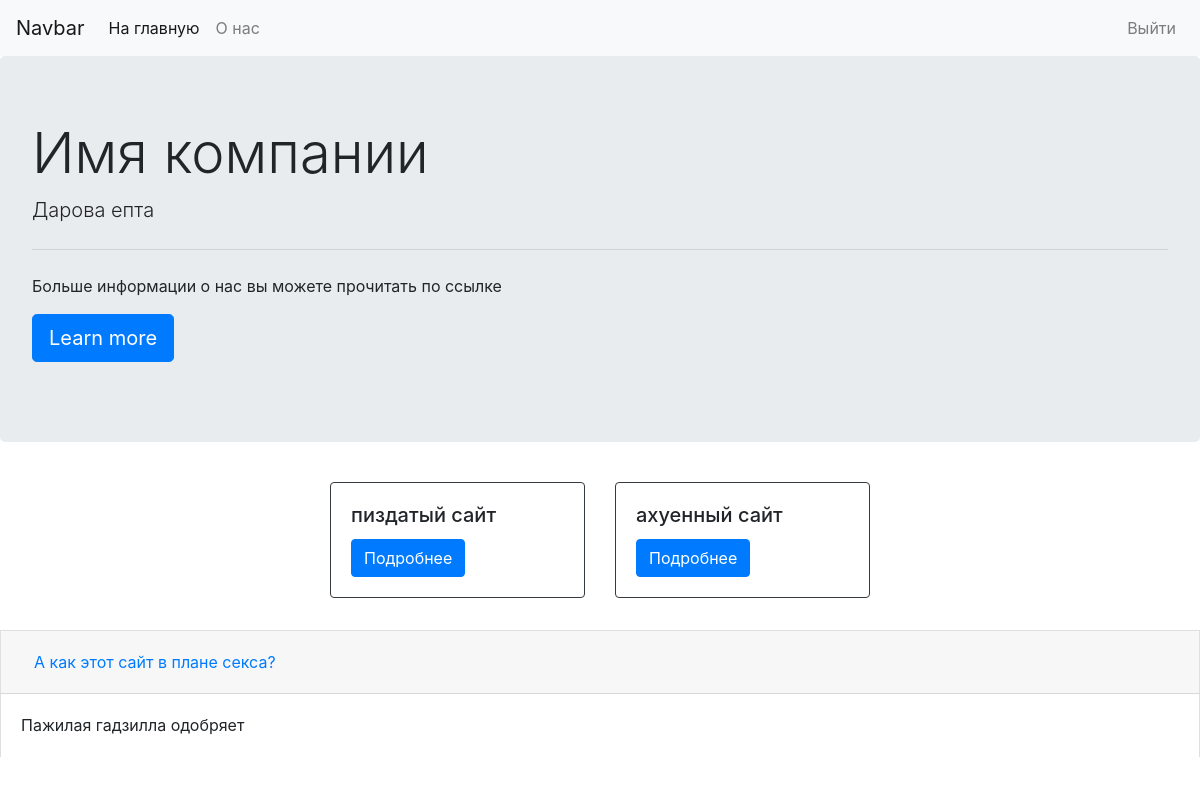
The app's page / (signed in) with its own data.
### app/models.py (models this page shows, shortened)
class About(models.Model):
    short_description = models.TextField()
    full_description = models.TextField()

class Offer(models.Model):
    name = models.CharField(max_length=200, unique=True)
    link = models.CharField(max_length=10, unique=True)
    description = models.TextField()

class Question(models.Model):
    question = models.CharField(max_length=200)
    answer = models.TextField()

### app/views.py (the view)
# urls.py: path('', views.index),
def index(request):
    info = About.objects.first()
    offers = Offer.objects.all()
    questions = Question.objects.all()
    context = {
        'description': info.short_description,
        'offers': offers,
        'questions': questions
    }
    return render(request, 'index.html', context)

### templates/index.html (shortened to what this page needs)
<!DOCTYPE html>
<html lang="en">
  <head>
    <link rel="stylesheet" href="https://stackpath.bootstrapcdn.com/bootstrap/4.3.1/css/bootstrap.min.css">
  </head>
  <body>
  <nav class="navbar navbar-expand-lg navbar-light bg-light">
  <a class="navbar-brand" href="#">Navbar</a>
  <div class="collapse navbar-collapse" id="navbarSupportedContent">
    <ul class="navbar-nav mr-auto">
      <li class="nav-item active">
        <a class="nav-link" href="/">На главную <span class="sr-only">(current)</span></a>
      </li>
      <li class="nav-item">
        <a class="nav-link" href="/about/">О нас</a>
      </li>
    </ul>
    <ul class="navbar-nav ustify-content-end">
        {% if user.is_authenticated %}
      <li class="nav-item ">
          <a href="/accounts/logout/" class="nav-link">Выйти</a>
      </li>
        {% endif %}
    </ul>
  </div>
</nav>
<div class="jumbotron">
  <h1 class="display-4">Имя компании</h1>
  <p class="lead">{{ description }}</p>
  <hr class="my-4">
  <p>Больше информации о нас вы можете прочитать по ссылке</p>
  <p class="lead">
    <a class="btn btn-primary btn-lg" href="/about/" role="button">Learn more</a>
  </p>
</div>
<div class="container">
  <div class="row justify-content-md-center">
    {% for offer in offers %}
    <div class="col-12 col-sm-6 col-lg-4 col-xl-3 my-2 ">
        <div class="card border-dark">
            <div class="card-body">
                <h5 class="card-title">{{ offer.name }}</h5>
                <a href="/offer/{{ offer.link }}" class="btn btn-primary">Подробнее</a>
            </div>
        </div>
    </div>
    {% endfor %}
    </div>
</div>
<br>
  {% for item in questions %}
<div class="accordion" id="accordionExample">
  <div class="card">
    <div class="card-header" id="headingOne">
      <h5 class="mb-0">
        <button class="btn btn-link" type="button" data-toggle="collapse" data-target="#collapseOne" aria-expanded="true" aria-controls="collapseOne">
          {{ item.question }}
        </button>
      </h5>
    </div>
    <div id="collapseOne" class="collapse show" aria-labelledby="headingOne" data-parent="#accordionExample">
      <div class="card-body">
          {{ item.answer }}
      </div>
    </div>
  </div>
</div>
 {% endfor %}
  </body>
</html>

### records on screen
About: short_description "Дарова епта"
Offer: name "пиздатый сайт"
Offer: name "ахуенный сайт"
Question: question "А как этот сайт в плане секса?", answer "Пажилая гадзилла одобряет"
